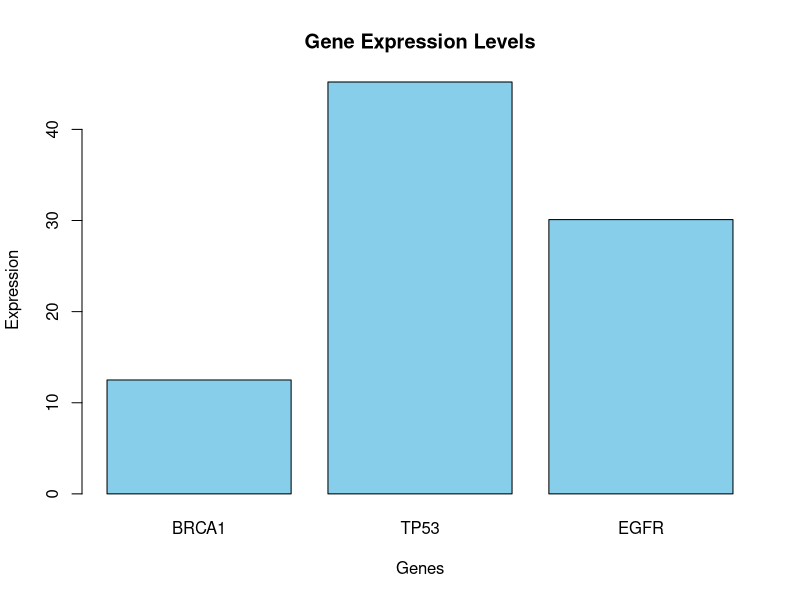

Write R code to recreate this figure.
genes <- c("BRCA1", "TP53", "EGFR")
expression <- c(12.5, 45.2, 30.1)
condition <- c("Control", "Treatment", "Treatment")

exp_data <- data.frame(genes, expression, condition)

print("Структура таблицы exp_data:")
str(exp_data)

png("r_task/expression_plot.png")
barplot(expression, names.arg = genes,
        xlab = "Genes", ylab = "Expression",
        col = "skyblue", main = "Gene Expression Levels")
dev.off()
